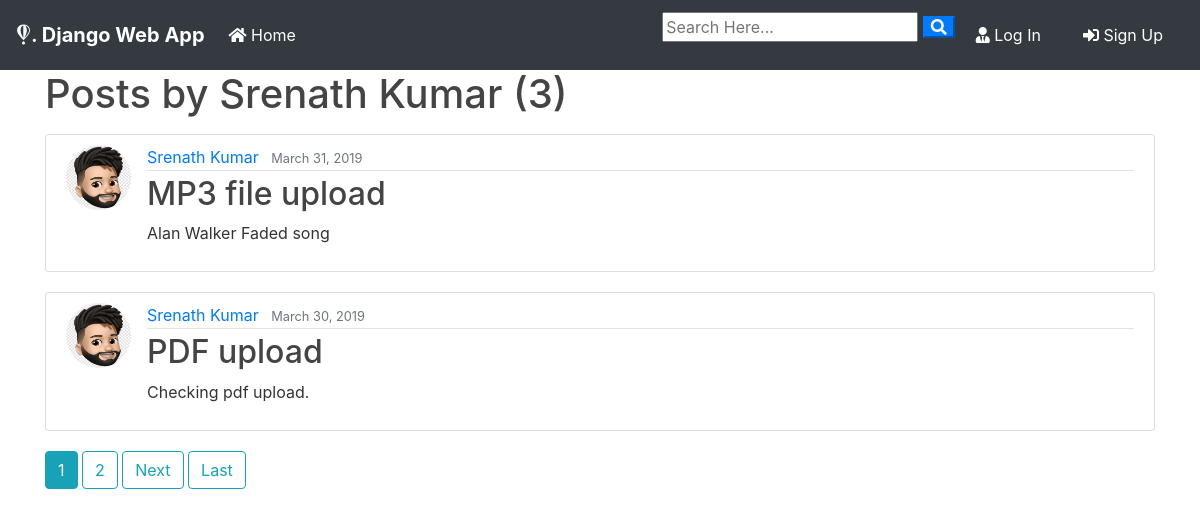
The app's page /user/Srenath Kumar with its own data.
### blog/models.py (models this page shows, shortened)
class Post(models.Model):
	title = models.CharField(max_length=100)
	file = models.FileField(null=True,blank=True,upload_to='Files')
	content = models.TextField()
	date_posted = models.DateTimeField(default=timezone.now)
	author = models.ForeignKey(User, on_delete=models.CASCADE)

### users/models.py (models this page shows, shortened)
class Profile(models.Model):
    user = models.OneToOneField(User, on_delete=models.CASCADE)
    image = models.ImageField(default='default.jpg', upload_to='profile_pics')

### blog/views.py (the view)
# urls.py: path('user/<str:username>', UserPostListView.as_view(), name='user-posts'),
class UserPostListView(ListView):
    model = Post
    template_name = 'blog/user_posts.html'  # <app>/<model>_<viewtype>.html
    context_object_name = 'posts'
    paginate_by = 2
    def get_queryset(self):
        user = get_object_or_404(User, username=self.kwargs.get('username'))
        return Post.objects.filter(author=user).order_by('-date_posted')

### blog/templates/blog/user_posts.html (shortened to what this page needs)
{% extends "blog/base.html" %}
{% block content %}
    <h1 class="mb-3">Posts by {{ view.kwargs.username }} ({{ page_obj.paginator.count }})</h1>
    {% for post in posts %}
        <article class="media content-section">
          <img class="rounded-circle article-img" src="{{ post.author.profile.image.url }}">
          <div class="media-body">
            <div class="article-metadata">
              <a class="mr-2" href="{% url 'user-posts' post.author.username %}">{{ post.author }}</a>
              <small class="text-muted">{{ post.date_posted|date:"F d, Y" }}</small>
            </div>
            <h2><a class="article-title" href="{% url 'post-detail' post.id %}">{{ post.title }}</a></h2>
            <p class="article-content">{{ post.content }}</p>
          </div>
        </article>
    {% endfor %}
    {% if is_paginated %}
      {% for num in page_obj.paginator.page_range %}
        {% if page_obj.number == num %}
          <a class="btn btn-info mb-4" href="?page={{ num }}">{{ num }}</a>
        {% elif num > page_obj.number|add:'-3' and num < page_obj.number|add:'3' %}
          <a class="btn btn-outline-info mb-4" href="?page={{ num }}">{{ num }}</a>
        {% endif %}
      {% endfor %}
      {% if page_obj.has_next %}
        <a class="btn btn-outline-info mb-4" href="?page={{ page_obj.next_page_number }}">Next</a>
        <a class="btn btn-outline-info mb-4" href="?page={{ page_obj.paginator.num_pages }}">Last</a>
      {% endif %}
    {% endif %}
{% endblock content %}

### blog/templates/blog/base.html (shortened to what this page needs)
{% load static %}
<html lang="en">
  <head>
    <link rel="stylesheet" href="https://stackpath.bootstrapcdn.com/bootstrap/4.3.1/css/bootstrap.min.css">
    <link rel="stylesheet" href="https://use.fontawesome.com/releases/v5.8.1/css/all.css" >
    <link rel="stylesheet" href="{% static 'blog/main.css' %}">
</head>
  <body>
        <nav class="navbar navbar-expand-lg navbar-dark bg-dark">
                <a class="navbar-brand font-weight-bold" href="{% url 'blog-home' %}"><i class="fab fa-fly"></i>.  Django Web App</a>
                <div class="collapse navbar-collapse" id="navbarSupportedContent">
                  <ul class="navbar-nav mr-auto">
                    <li class="nav-item active">
                      <a class="nav-link" href="{% url 'blog-home' %}"><i class="fas fa-home"></i> Home <span class="sr-only">(current)</span></a>
                    </li>
                  </ul>
                  <form id="searchform" action="{% url 'search' %}" method="get">
                    <input type="text" name="q" type="text" value="{{ request.GET.q }}" placeholder="Search Here..." />
                    <button type="button" onclick="searchform.submit()" class=" text-white my-color btn-primary"><i class="fa fa-search"></i></button>
                </form>
                    {% if user.is_authenticated %}
                    <a href="{% url 'user-posts' user %}" class="btn text-white m-2"><i class="fas fa-user-shield"></i> My Post</a>
                    <a href="{% url 'post-create' %} " class="btn text-white m-2"><i class="fas fa-user-edit"></i> New Post</a>
                    <a href="{% url 'profile' %} " class="btn text-white m-2"><i class="fas fa-user"></i> {{ user.username }}</a>
                    <a href="{% url 'logout' %} " class="btn text-white m-2"><i class="fas fa-sign-out-alt"></i> Log Out</a>
                    {% else %}
                    <a href="{% url 'login' %} " class="btn text-white m-2"><i class="fas fa-user-tie"></i> Log In</a>
                    <a href="{% url 'register' %} " class="btn text-white m-2"> <i class="fas fa-sign-in-alt"></i> Sign Up</a>
                    {% endif %}
                </div>
              </nav>
      <div class="container my-bg">
    {% block content %}
    {% endblock  %}
</div>
  </body>
</html>

### blog/static/blog/main.css (style rules this page uses)
body { background: #ffffff; color: #333333; margin-top: 0; }
h1, h2, h3, h4, h5, h6 { color: #444444; }
ul { margin: 0; }
.content-section { background: #ffffff; padding: 10px 20px; border: 1px solid #dddddd; border-radius: 3px; margin-bottom: 20px; }
.article-title { color: #444444; }
.article-content { white-space: pre-line; }
.article-img { height: 65px; width: 65px; margin-right: 16px; }
.article-metadata { padding-bottom: 1px; margin-bottom: 4px; border-bottom: 1px solid #e3e3e3 }

### records on screen
Post: author.profile.image (picture), author "Srenath Kumar", date_posted "March 31, 2019", title "MP3 file upload", content "Alan Walker Faded song"
Post: author.profile.image (picture), author "Srenath Kumar", date_posted "March 30, 2019", title "PDF upload", content "Checking pdf upload."

### other values on screen
{{ view.kwargs.username }} "Srenath Kumar"
{{ page_obj.paginator.count }} "3"
{{ num }} "1"
{{ num }} "2"
